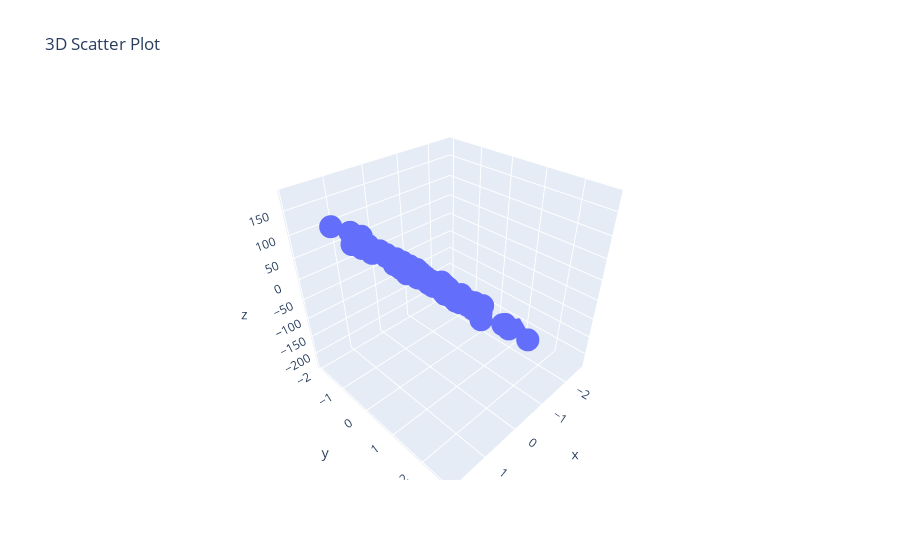

Here is the notebook cell this chart was saved with:
### Markdown cell above
### plotting 3D graph

### Code cell
import plotly.graph_objects as go 

fig = go.Figure(data=[go.Scatter3d(x=df['Feature1'],y=df['Feature2'], z =df['Target'], mode='markers')])
fig.update_layout(title='3D Scatter Plot')
fig.show()
